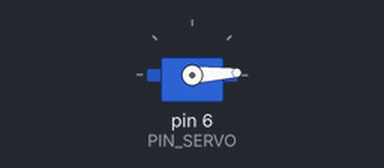
Bench run of a sketch on a simulated Arduino Uno, built with avr-gcc and run on an emulated ATmega328P. Parts: servo.

Above: at 0.05 s.
At 0.9 s:
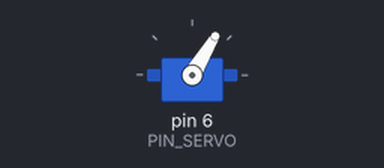
At 1.75 s:
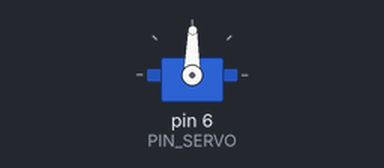
At 3.5 s:
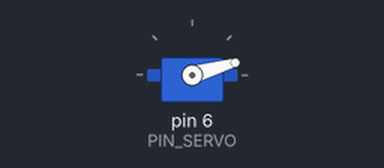
Timing chart, 0 to 8.6 s (numbered marks = the images above):
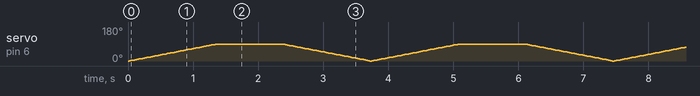

The sketch:

servo_motor.ino.ino
```cpp
#include <Servo.h>

#define PIN_SERVO 6 // Porta Digital 6 PWM

Servo s; // Variável Servo
int pos; // Posição Servo

void setup ()
{
  s.attach(PIN_SERVO);
  Serial.begin(9600);
  s.write(0); // Inicia motor posição zero
}

void loop()
{
  for(pos = 0; pos < 90; pos++)
  {
    s.write(pos);
  delay(15);
  }
delay(1000);
  for(pos = 90; pos >= 0; pos--)
  {
    s.write(pos);
    delay(15);
  }
}
```
